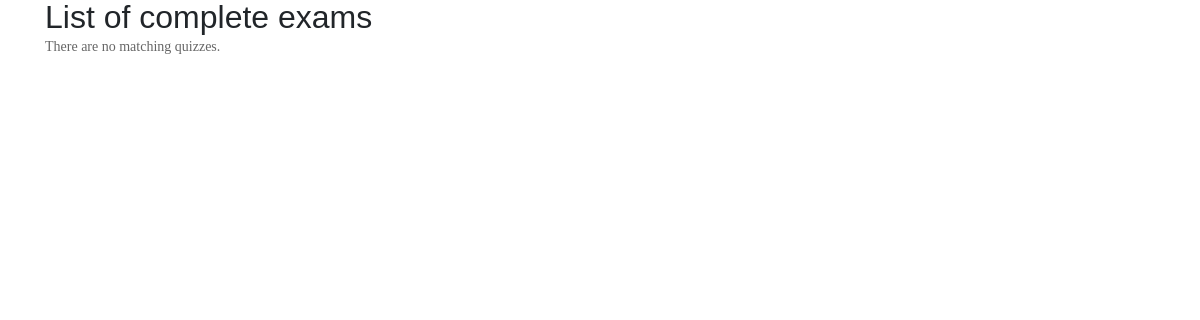
The app's page /quiz/marking/ (signed in), older data.
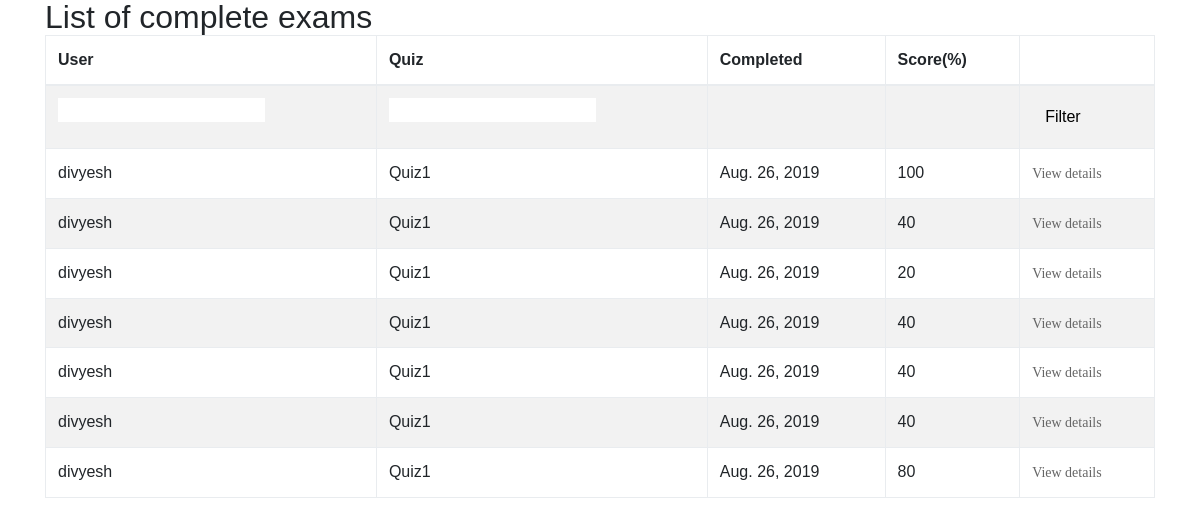
The same page, newer data.
### quiz/models.py (models this page shows, shortened)
class Sitting(models.Model):
    user = models.ForeignKey(User, verbose_name=_("User"), on_delete=models.DO_NOTHING)
    quiz = models.ForeignKey(Quiz, verbose_name=_("Quiz"), on_delete=models.DO_NOTHING)
    question_order = models.CharField(
        max_length=1024,
        verbose_name=_("Question Order"),
        validators=[validate_comma_separated_integer_list])
    question_list = models.CharField(
        max_length=1024,
        verbose_name=_("Question List"),
        validators=[validate_comma_separated_integer_list])
    incorrect_questions = models.CharField(
        max_length=1024,
        blank=True,
        verbose_name=_("Incorrect questions"),
        validators=[validate_comma_separated_integer_list])
    current_score = models.IntegerField(verbose_name=_("Current Score"))
    complete = models.BooleanField(default=False, blank=False,
                                   verbose_name=_("Complete"))
    user_answers = models.TextField(blank=True, default='{}',
                                    verbose_name=_("User Answers"))
    start = models.DateTimeField(auto_now_add=True,
                                 verbose_name=_("Start"))
    end = models.DateTimeField(null=True, blank=True, verbose_name=_("End"))
    objects = SittingManager()
    class Meta:
        permissions = (("view_sittings", _("Can see completed exams.")),)
    def _question_ids(self):
        return [int(n) for n in self.question_order.split(',') if n]
    @property
    def get_percent_correct(self):
        dividend = float(self.current_score)
        divisor = len(self._question_ids())
        if divisor < 1:
            return 0            # prevent divide by zero error
        if dividend > divisor:
            return 100
        correct = int(round((dividend / divisor) * 100))
        if correct >= 1:
            return correct
        else:
            return 0

class User(AbstractUser):
    timezone1 = TimeZoneField(default='Europe/London')
    def __str__(self):
        return self.username

@python_2_unicode_compatible
class Quiz(models.Model):
    title = models.CharField(
        verbose_name=_("Title"),
        max_length=60, blank=False)
    description = models.TextField(
        verbose_name=_("Description"),
        blank=True, help_text=_("a description of the quiz"))
    url = models.SlugField(
        max_length=60, blank=False,
        help_text=_("a user friendly url"),
        verbose_name=_("user friendly url"))
    category = models.ForeignKey(
        Category, null=True, blank=True,
        verbose_name=_("Category"), on_delete=models.DO_NOTHING)
    random_order = models.BooleanField(
        blank=False, default=False,
        verbose_name=_("Random Order"),
        help_text=_("Display the questions in "
                    "a random order or as they "
                    "are set?"))
    max_questions = models.PositiveIntegerField(
        blank=True, null=True, verbose_name=_("Max Questions"),
        help_text=_("Number of questions to be answered on each attempt."))
    answers_at_end = models.BooleanField(
        blank=False, default=False,
        help_text=_("Correct answer is NOT shown after question."
                    " Answers displayed at the end."),
        verbose_name=_("Answers at end"))
    exam_mode = models.BooleanField(
        blank=False, default=False,
        help_text=_("Exam result show."
                    "Progress Report show."),
        verbose_name=_("Exam mode"))
    e_learning = models.BooleanField(
        blank=False, default=False,
        help_text=_("E Learning ."),
        verbose_name=_("e_learning"))
    single_attempt = models.BooleanField(
        blank=False, default=False,
        help_text=_("If yes, only one attempt by"
                    " a user will be permitted."
                    " Non users cannot sit this exam."),
        verbose_name=_("Single Attempt"))
    pass_mark = models.SmallIntegerField(
        blank=True, default=0,
        verbose_name=_("Pass Mark"),
        help_text=_("Percentage required to pass exam."),
        validators=[MaxValueValidator(100)])
    success_text = models.TextField(
        blank=True, help_text=_("Displayed if user passes."),
        verbose_name=_("Success Text"))
    fail_text = models.TextField(
        verbose_name=_("Fail Text"),
        blank=True, help_text=_("Displayed if user fails."))
    draft = models.BooleanField(
        blank=True, default=False,
        verbose_name=_("Draft"),
        help_text=_("If yes, the quiz is not displayed"
                    " in the quiz list and can only be"
                    " taken by users who can edit"
                    " quizzes."))
    class Meta:
        verbose_name = _("Quiz")
        verbose_name_plural = _("Quizzes")
    def __str__(self):
        return self.title

### quiz/views.py (the view)
class QuizMarkingList(QuizMarkerMixin, SittingFilterTitleMixin, ListView):
    model = Sitting
    def get_queryset(self):
        queryset = super(QuizMarkingList, self).get_queryset()\
                                               .filter(complete=True)
        user_filter = self.request.GET.get('user_filter')
        if user_filter:
            queryset = queryset.filter(user__username__icontains=user_filter)
        return queryset

### quiz/views.py (called while the page is built)
    @method_decorator(login_required)
    @method_decorator(permission_required('quiz.view_sittings'))
    def dispatch(self, *args, **kwargs):
        return super(QuizMarkerMixin, self).dispatch(*args, **kwargs)

    def get_queryset(self):
        queryset = super(SittingFilterTitleMixin, self).get_queryset()
        quiz_filter = self.request.GET.get('quiz_filter')
        if quiz_filter:
            queryset = queryset.filter(quiz__title__icontains=quiz_filter)
        return queryset

### quiz/templates/quiz/sitting_list.html (shortened to what this page needs)
{% extends 'base.html' %}
{% load i18n %}
{% block content %}
<h2>{% trans "List of complete exams" %}</h2>
    {% if sitting_list %}
		<table class="table table-bordered table-striped">
		  <thead>
			<tr>
			  <th>{% trans "User" %}</th>
			  <th>{% trans "Quiz" %}</th>
			  <th>{% trans "Completed" %}</th>
			  <th>{% trans "Score" %}(%)</th>
			  <th></th>
			</tr>
		  </thead>
		  <tbody>
			<tr>
			  <form action="" method="GET">
				<td><input type="text" name="user_filter" /></td>
				<td><input type="text" name="quiz_filter" /></td>
				<td></td>
				<td></td>
				<td><button type="submit" class="btn btn-default">{% trans "Filter"%}</button></td>
			  </form>
			</tr>
        {% for sitting in sitting_list %}
			<tr>
			  <td>{{ sitting.user }}</td>
			  <td>{{ sitting.quiz }}</td>
			  <td>{{ sitting.end|date }}</td>
			  <td>{{ sitting.get_percent_correct }}</td>
			  <td>
				<a href="{% url 'quiz_marking_detail' pk=sitting.id %}">
				  {% trans "View details" %}
				</a>
			</tr>
        {% endfor %}
		  </tbody>
		</table>
    {% else %}
        <p>{% trans "There are no matching quizzes" %}.</p>
    {% endif %}
{% endblock %}

Row changes from the older to the newer data that the page shows:
now on this page (row edited): Sitting: user "divyesh", quiz "Quiz1", end "Aug. 26, 2019", get_percent_correct "100"
added Sitting: user "divyesh", quiz "Quiz1", end "Aug. 26, 2019", get_percent_correct "40"
added Sitting: user "divyesh", quiz "Quiz1", end "Aug. 26, 2019", get_percent_correct "20"
added Sitting: user "divyesh", quiz "Quiz1", end "Aug. 26, 2019", get_percent_correct "40"
added Sitting: user "divyesh", quiz "Quiz1", end "Aug. 26, 2019", get_percent_correct "40"
added Sitting: user "divyesh", quiz "Quiz1", end "Aug. 26, 2019", get_percent_correct "40"
added Sitting: user "divyesh", quiz "Quiz1", end "Aug. 26, 2019", get_percent_correct "80"
Text that changed along with them:
text no longer shown: "There are no matching quizzes ."
text now shown: "User Quiz Completed Score (%) Filter"
